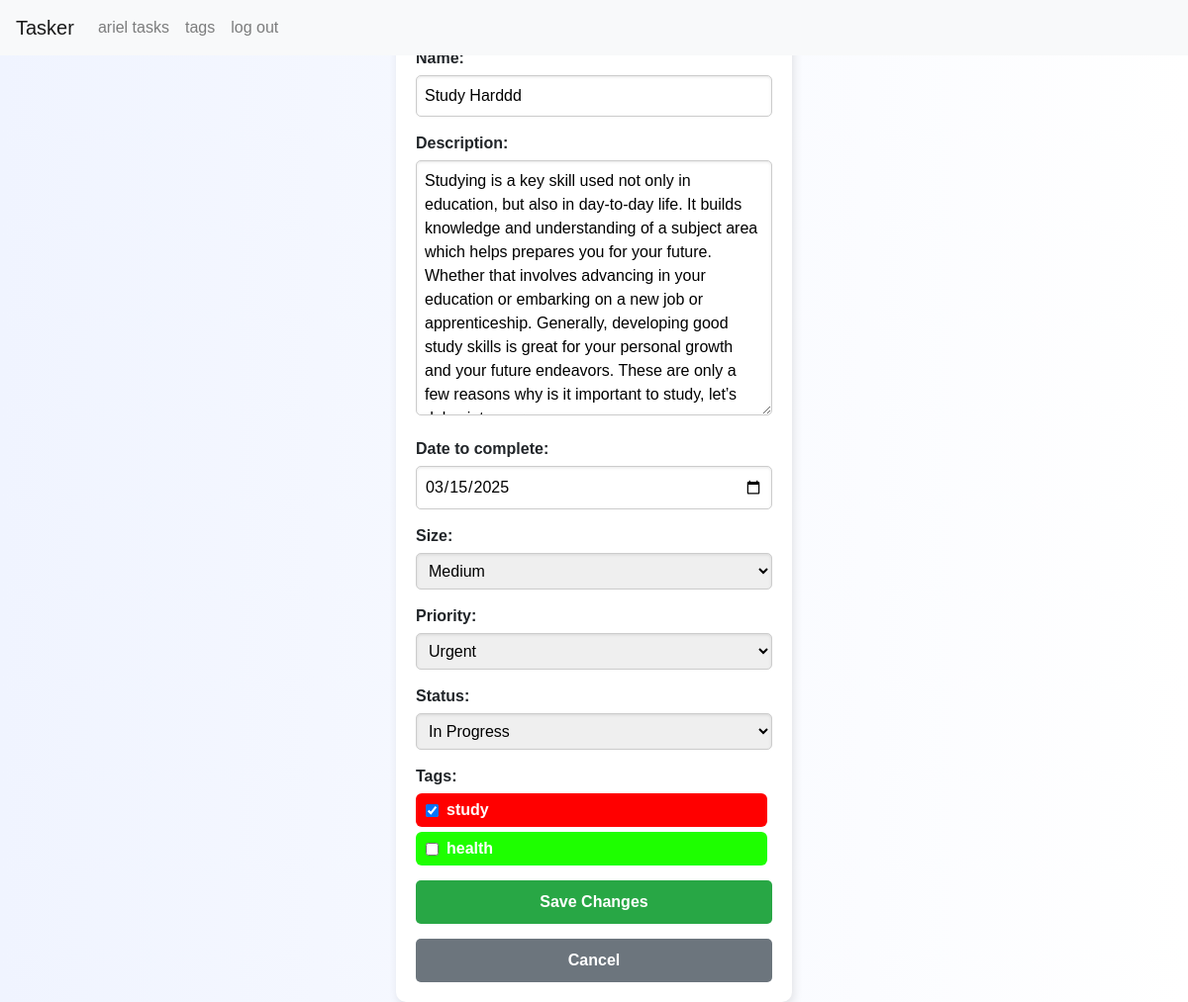
/tasks/edit/12/ (signed in), run on an earlier commit of the app's database.
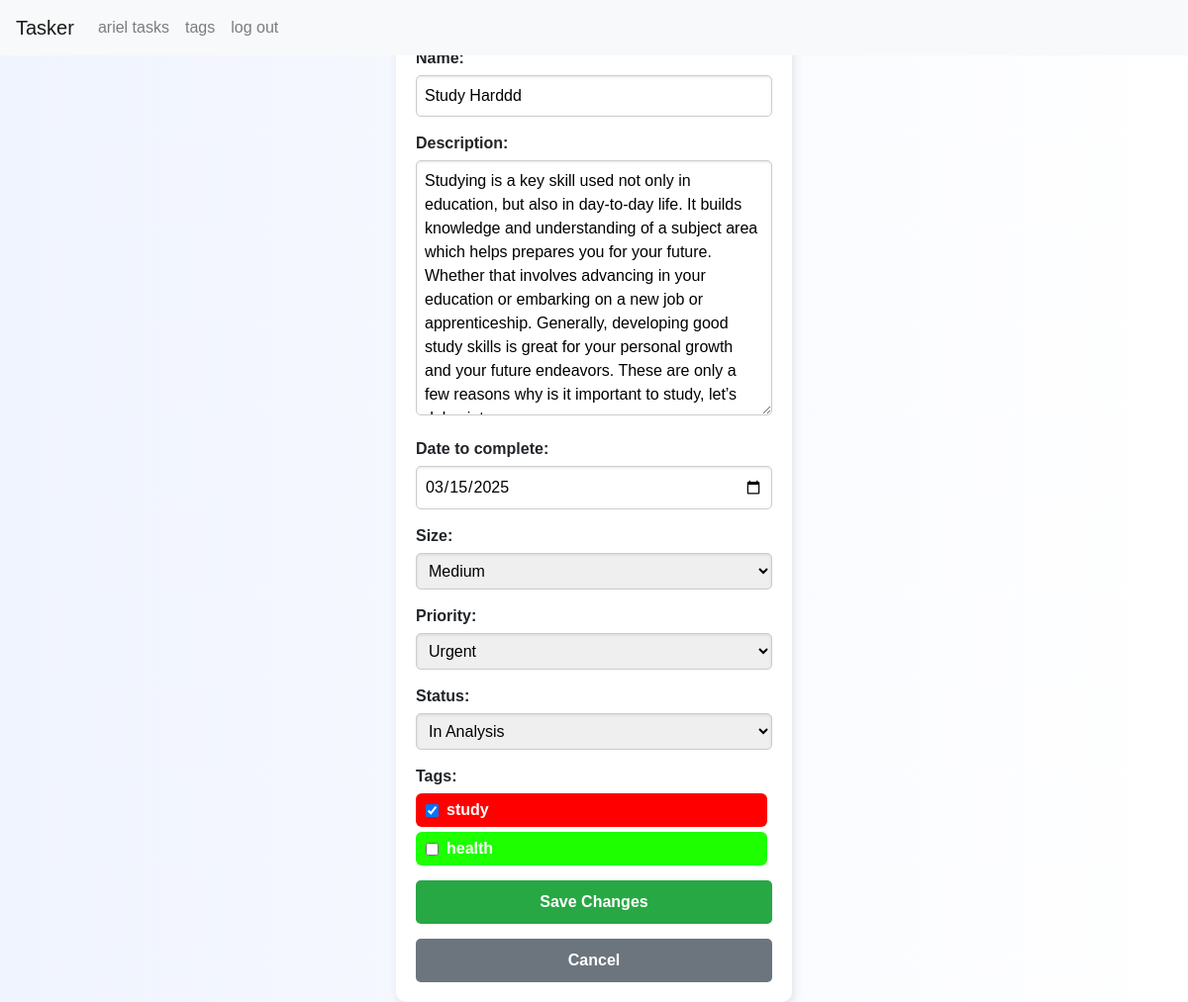
And on a later commit of the database.
### tasker/models.py (models this page shows, shortened)
class Task(models.Model):
    SIZE_CHOICES = [
        ('small', 'Small'),
        ('medium', 'Medium'),
        ('large', 'Large'),
        ('extraLarge', 'Extra Large'),
    ]
    PRIORITY_CHOICES = [
        ('light', 'Light'),
        ('medium', 'Medium'),
        ('urgent', 'Urgent'),
        ('severe', 'Severe'),
    ]
    STATUS_CHOICES = [
        ('in-analysis', 'In Analysis'),
        ('in-progress', 'In Progress'),
        ('flagged', 'Flagged'),
        ('completed', 'Completed'),
    ]
    user = models.ForeignKey(User, on_delete=models.CASCADE, related_name="tasks")
    name = models.CharField(max_length=255)
    description = models.TextField(blank=True)
    date_created = models.DateTimeField(auto_now_add=True)
    date_to_complete = models.DateField()
    size = models.CharField(max_length=10, choices=SIZE_CHOICES)
    priority = models.CharField(max_length=10, choices=PRIORITY_CHOICES)
    status = models.CharField(max_length=15, choices=STATUS_CHOICES, default='in-analysis')
    tags = models.ManyToManyField(Tag, blank=True)

### tasker/views.py (the view)
# urls.py: path("tasks/edit/<int:task_id>/", views.edit_task, name="edit_task"),
@login_required
def edit_task(request, task_id):
    task = get_object_or_404(Task, id=task_id, user=request.user)
    task.tags.set(task.tags.filter(id__in=Tag.objects.values_list('id', flat=True)))
    if request.method == "POST":
        form = TaskForm(request.POST, instance=task)
        if form.is_valid():
            form.save()
            return redirect("task_list")
    else:
        form = TaskForm(instance=task)
    return render(request, "tasker/edit_task.html", {"form": form, "task": task})

### tasker/forms.py (shortened to what this page needs)
class TaskForm(forms.ModelForm):
    date_to_complete = forms.DateField(
        widget=forms.DateInput(attrs={'type': 'date'})
    )
    tags = forms.ModelMultipleChoiceField(
        queryset=Tag.objects.all(),
        widget=forms.CheckboxSelectMultiple,
        required=False
    )
    class Meta:
        model = Task
        fields = ['name', 'description', 'date_to_complete', 'size', 'priority', 'status', 'tags']

### tasker/templates/tasker/edit_task.html (shortened to what this page needs)
{% extends "tasker/layout.html" %}
{% block body %}
<div class="container-task-form edit-task">
    <div class="task-form">
        <h2>Edit Task: {{ task.name }}</h2>
        <form method="post">
            <div class="form-group">
                {{ form.name.label_tag }}
                {{ form.name }}
            </div>
            <div class="form-group">
                {{ form.description.label_tag }}
                {{ form.description }}
            </div>
            <div class="form-group">
                {{ form.date_to_complete.label_tag }}
                {{ form.date_to_complete }}
            </div>
            <div class="form-group">
                {{ form.size.label_tag }}
                {{ form.size }}
            </div>
            <div class="form-group">
                {{ form.priority.label_tag }}
                {{ form.priority }}
            </div>
            <div class="form-group">
                {{ form.status.label_tag }}
                {{ form.status }}
            </div>
            <div class="form-group">
                <label for="id_tags">Tags:</label>
                <div class="tag-container">
                    {% for tag in form.tags.field.queryset %}
                        <label class="tag-label" data-color="{{ tag.color }}" style="display: flex; align-items: center; gap: 8px; padding: 5px 10px; border-radius: 6px; margin-right: 5px; color: white;">
                            <input type="checkbox" name="tags" value="{{ tag.id }}" {% if tag in task.tags.all %}checked{% endif %} style="margin: 0; width: unset;">
                            <span>{{ tag.name }}</span>
                        </label>
                    {% endfor %}
                </div>
            </div>
            <button type="submit" class="btn btn-success">Save Changes</button>
            <a href="{% url 'task_list' %}" class="btn btn-secondary" style="margin-top: 15px;">Cancel</a>
        </form>
    </div>
</div>
{% endblock %}

What changed in the data, as far as the page shows it:
changed Task "Study Harddd": status "In Progress" → "In Analysis"
